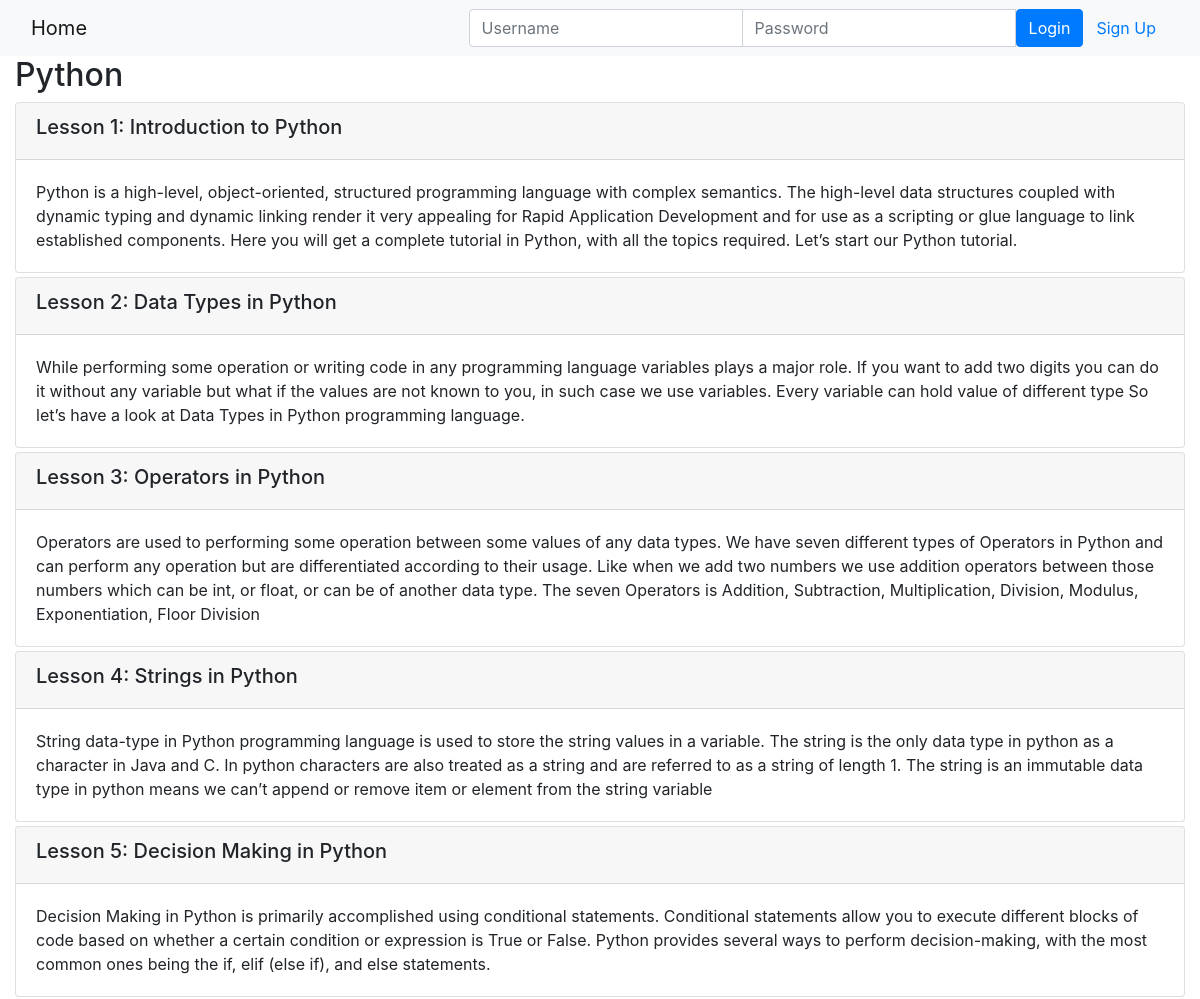
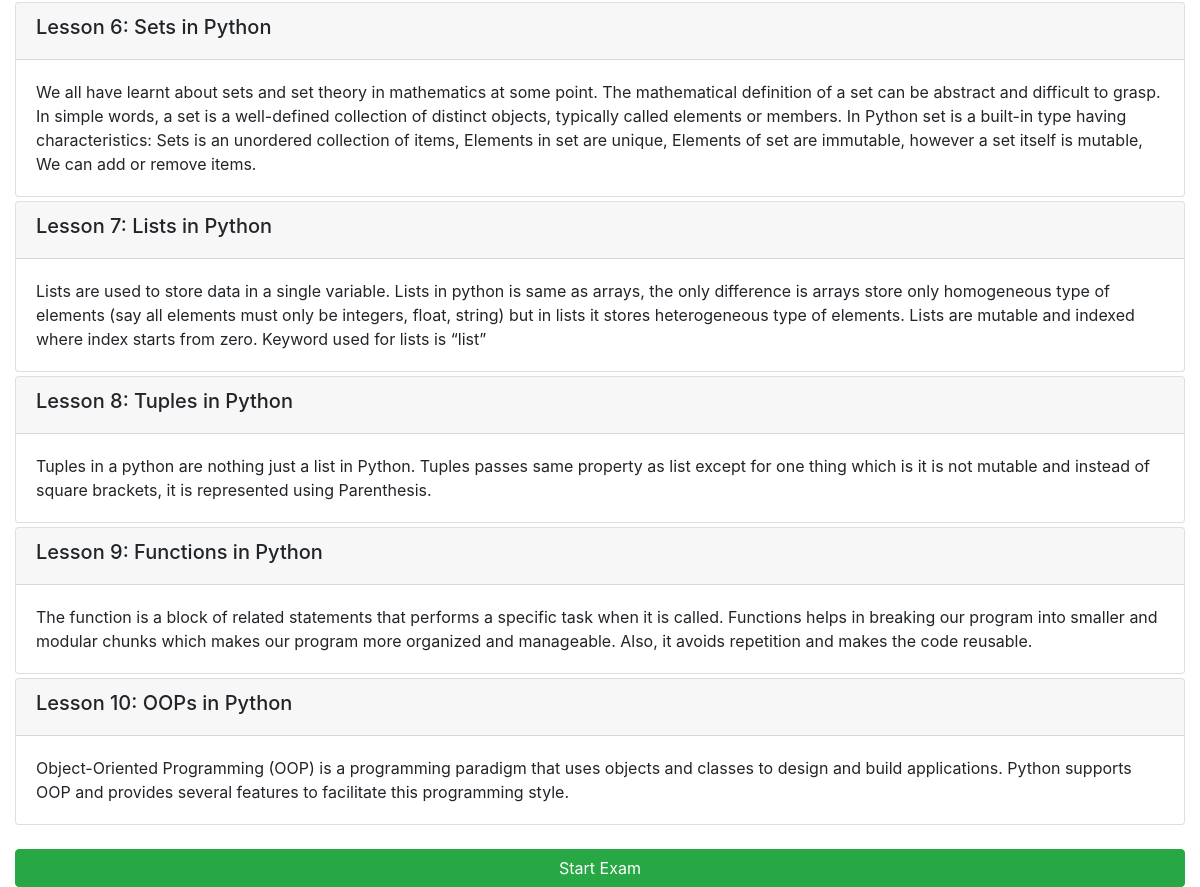
Screenshot of /course/2/ with the database file from the repository (2 pictures, top to bottom).
### onlinecourse/models.py (models this page shows, shortened)
class Course(models.Model):
    name = models.CharField(null=False, max_length=30, default='online course')
    image = models.ImageField(upload_to='course_images/')
    description = models.CharField(max_length=1000)
    pub_date = models.DateField(null=True)
    instructors = models.ManyToManyField(Instructor)
    users = models.ManyToManyField(settings.AUTH_USER_MODEL, through='Enrollment')
    total_enrollment = models.IntegerField(default=0)
    is_enrolled = False

class Lesson(models.Model):
    title = models.CharField(max_length=200, default="title")
    order = models.IntegerField(default=0)
    course = models.ForeignKey(Course, on_delete=models.CASCADE)
    content = models.TextField()

### onlinecourse/views.py (the view)
# urls.py: path('course/<int:pk>/', views.CourseDetailView.as_view(), name='course_details'),
class CourseDetailView(generic.DetailView):
    model = Course
    template_name = 'onlinecourse/course_detail_bootstrap.html'

### onlinecourse/templates/onlinecourse/course_detail_bootstrap.html (shortened to what this page needs)
{% extends "base.html" %}
{% block content %}
    <h2>{{ course.name }}</h2>
    <div class="card-columns-vertical">
        {% for lesson in course.lesson_set.all %}
            <div class="card mt-1">
                <div class="card-header"><h5>Lesson {{lesson.order|add:1}}: {{lesson.title}}</h5></div>
                <div class="card-body">{{lesson.content}}</div>
            </div>
        {% endfor %}
    </div>
    <br>
    <a href="{% url 'onlinecourse:exam_page' course.id %}" class="btn btn-success btn-block" >Start Exam</a>
{% endblock %}

### rows the page displays
Course: name "Python"
Lesson: order|add "1", title "Introduction to Python", content "Python is a high-level, object-oriented, structured programming language with complex semantics. The high-level data structures coupled with dynamic typing and dynamic linking render it very appealing for Rapid Application Development and for use as a scripting or glue language to link established components. Here you will get a complete tutorial in Python, with all the topics required. Let’s start our Python tutorial."
Lesson: order|add "2", title "Data Types in Python", content "While performing some operation or writing code in any programming language variables plays a major role. If you want to add two digits you can do it without any variable but what if the values are not known to you, in such case we use variables. Every variable can hold value of different type So let’s have a look at Data Types in Python programming language."
Lesson: order|add "3", title "Operators in Python", content "Operators are used to performing some operation between some values of any data types. We have seven different types of Operators in Python and can perform any operation but are differentiated according to their usage. Like when we add two numbers we use addition operators between those numbers which can be int, or float, or can be of another data type. The seven Operators is Addition, Subtraction, Multiplication, Division, Modulus, Exponentiation, Floor Division"
Lesson: order|add "4", title "Strings in Python", content "String data-type in Python programming language is used to store the string values in a variable. The string is the only data type in python as a character in Java and C. In python characters are also treated as a string and are referred to as a string of length 1. The string is an immutable data type in python means we can’t append or remove item or element from the string variable"
Lesson: order|add "5", title "Decision Making in Python", content "Decision Making in Python is primarily accomplished using conditional statements. Conditional statements allow you to execute different blocks of code based on whether a certain condition or expression is True or False. Python provides several ways to perform decision-making, with the most common ones being the if, elif (else if), and else statements."
Lesson: order|add "6", title "Sets in Python", content "We all have learnt about sets and set theory in mathematics at some point. The mathematical definition of a set can be abstract and difficult to grasp. In simple words, a set is a well-defined collection of distinct objects, typically called elements or members. In Python set is a built-in type having characteristics: Sets is an unordered collection of items, Elements in set are unique, Elements of set are immutable, however a set itself is mutable, We can add or remove items."
Lesson: order|add "7", title "Lists in Python", content "Lists are used to store data in a single variable. Lists in python is same as arrays, the only difference is arrays store only homogeneous type of elements (say all elements must only be integers, float, string) but in lists it stores heterogeneous type of elements. Lists are mutable and indexed where index starts from zero. Keyword used for lists is “list”"
Lesson: order|add "8", title "Tuples in Python", content "Tuples in a python are nothing just a list in Python. Tuples passes same property as list except for one thing which is it is not mutable and instead of square brackets, it is represented using Parenthesis."
Lesson: order|add "9", title "Functions in Python", content "The function is a block of related statements that performs a specific task when it is called. Functions helps in breaking our program into smaller and modular chunks which makes our program more organized and manageable. Also, it avoids repetition and makes the code reusable."
Lesson: order|add "10", title "OOPs in Python", content "Object-Oriented Programming (OOP) is a programming paradigm that uses objects and classes to design and build applications. Python supports OOP and provides several features to facilitate this programming style."
